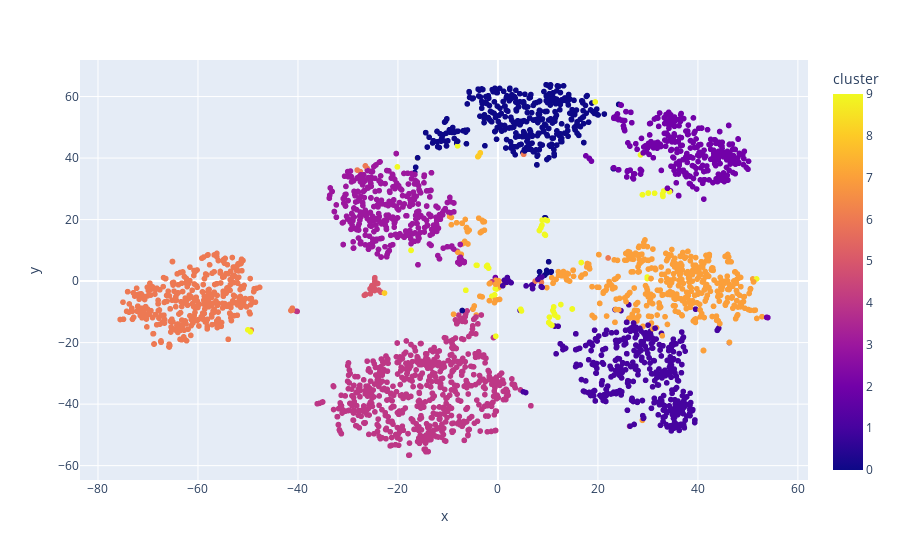

The cell this chart's notebook holds for it:
### Code cell
from sklearn.manifold import TSNE

tsne_pipeline = Pipeline([('scaler', StandardScaler()), ('tsne', TSNE(n_components=2, verbose=1))])
genre_embedding = tsne_pipeline.fit_transform(X)
projection = pd.DataFrame(columns=['x', 'y'], data=genre_embedding)
projection['genres'] = data_by_genre['genres']
projection['cluster'] = data_by_genre['cluster']

fig = px.scatter(projection, x='x', y='y', color='cluster', hover_data=['x', 'y', 'genres'])
fig.show()

### Figure 1 — Plotly figure (JSON) as saved in the notebook; plotly's stock layout.template omitted (floating-point values rounded to 4 significant figures; data arrays with more than 128 entries replaced by an {"elided": "..."} marker saying what was removed)
{"data": [{"customdata": {"elided": "2973x1 str values"}, "hovertemplate": "x=%{x}<br>y=%{y}<br>genres=%{customdata[0]}<br>cluster=%{marker.color}<extra></extra>", "legendgroup": "", "marker": {"color": {"elided": "2973 int values"}, "coloraxis": "coloraxis", "symbol": "circle"}, "mode": "markers", "name": "", "showlegend": false, "type": "scattergl", "x": {"elided": "2973 float values"}, "xaxis": "x", "y": {"elided": "2973 float values"}, "yaxis": "y"}], "layout": {"coloraxis": {"colorbar": {"title": {"text": "cluster"}}, "colorscale": [[0, "#0d0887"], [0.1111, "#46039f"], [0.2222, "#7201a8"], [0.3333, "#9c179e"], [0.4444, "#bd3786"], [0.5556, "#d8576b"], [0.6667, "#ed7953"], [0.7778, "#fb9f3a"], [0.8889, "#fdca26"], [1, "#f0f921"]]}, "legend": {"tracegroupgap": 0}, "margin": {"t": 60}, "xaxis": {"anchor": "y", "domain": [0, 1], "title": {"text": "x"}}, "yaxis": {"anchor": "x", "domain": [0, 1], "title": {"text": "y"}}}}
